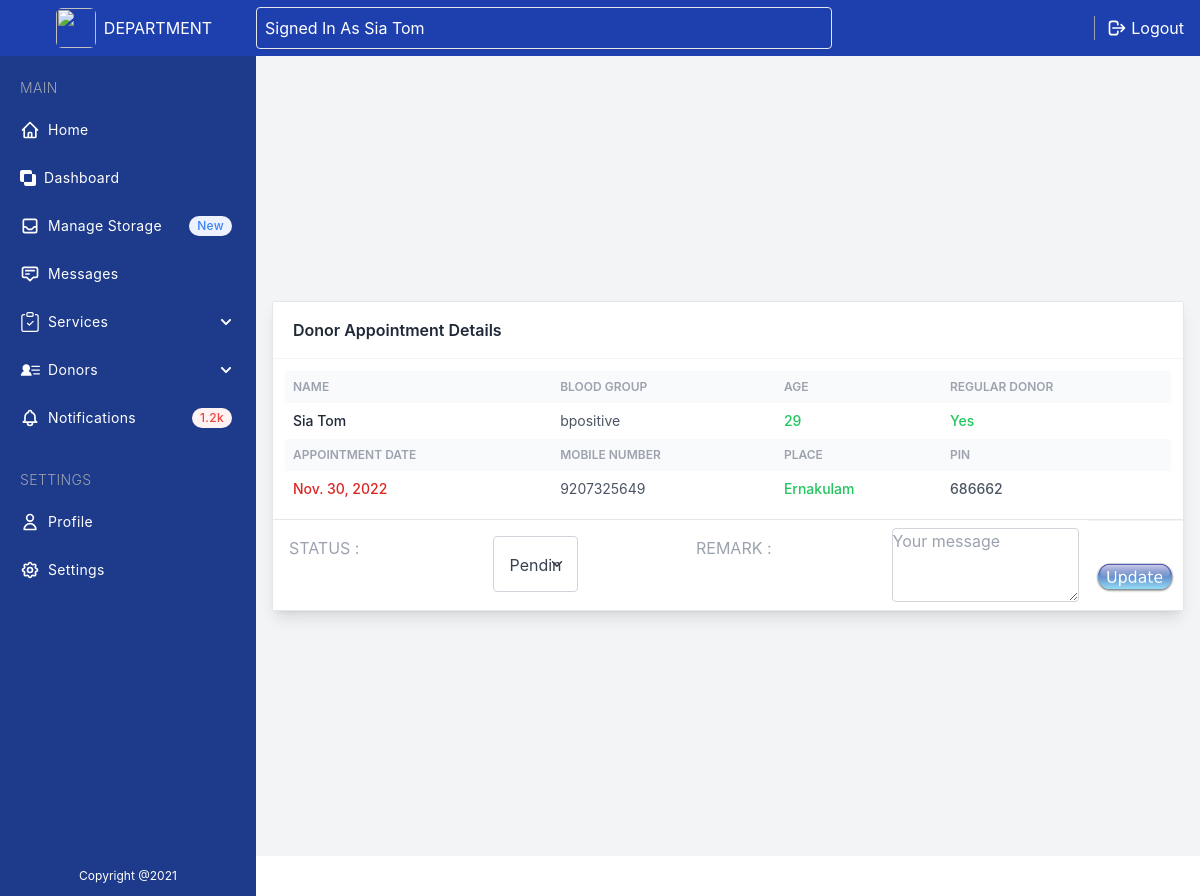
/view_donor_details/2 (signed in), run on an earlier commit of the app's database.
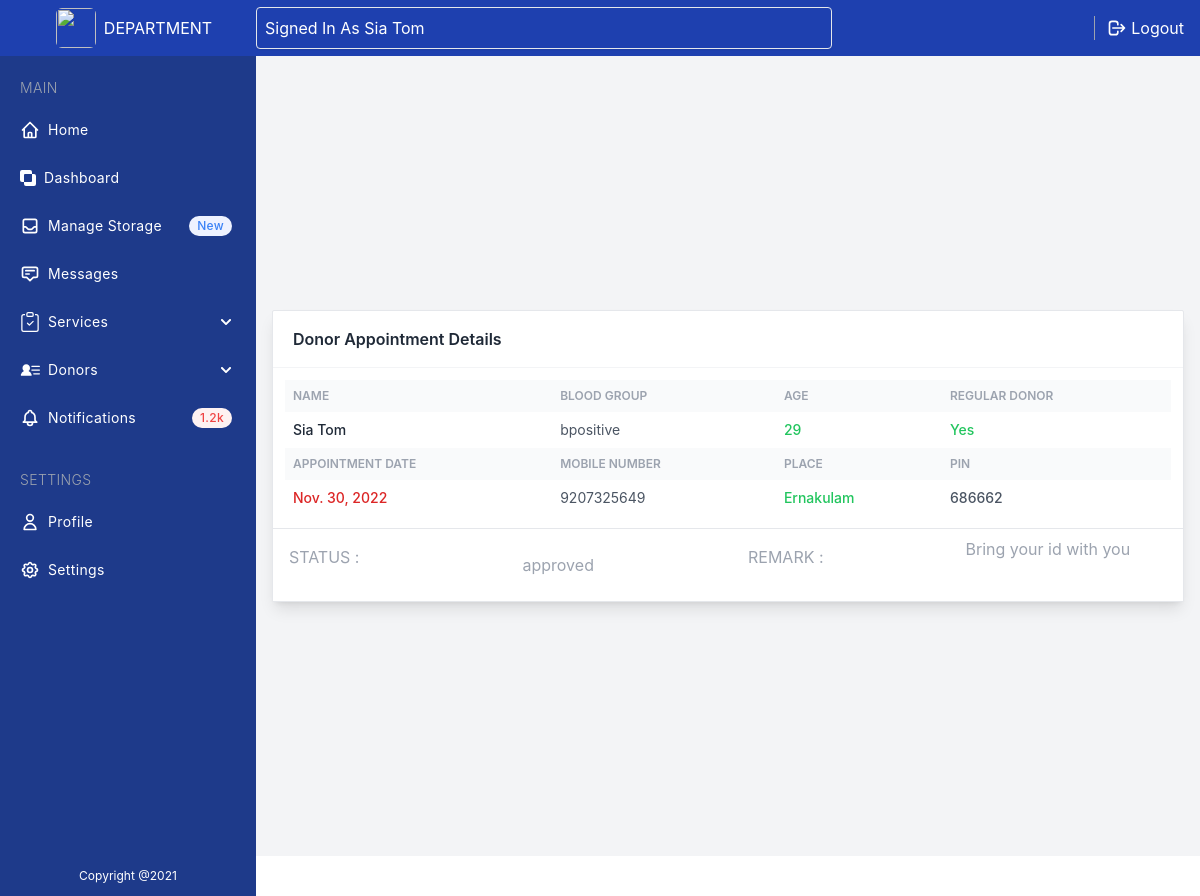
And on a later commit of the database.
### user/models.py (models this page shows, shortened)
class DonorAppointment (models.Model):
    user = models.ForeignKey(Donor, on_delete=models.CASCADE)
    fname = models.CharField(max_length=50)
    lname = models.CharField(max_length=50)
    age = models.CharField(max_length=2)
    place = models.CharField(max_length=50)
    pin = models.CharField(max_length=6)
    mob = models.CharField(max_length=15, null=True)
    bloodgroup = models.CharField(max_length=10)
    appointmentdate = models.DateField( max_length=10)
    regulardonor = models.CharField(max_length=6)
    status = models.CharField(max_length=40, null=True)
    departmentremark = models.CharField(max_length=300, null=True)
    date = models.DateTimeField(auto_now_add=True)
    updationdate = models.DateField(null=True)

### department/views.py (the view, shortened to what this page needs)
# urls.py: path('view_donor_details/<int:pid>', views.donor_details, name='donor_details'),
def donor_details(request,pid):
    if not request.user.is_authenticated:
        return redirect('dep_login')
    donor = DonorAppointment.objects.get(id=pid)
    return render(request, 'dep_view_donor_details.html', locals())

### templates/dep_view_donor_details.html (shortened to what the changed rows need)
{% extends 'dep_base.html' %}
{% block content %}
{% load static %}
<div class="flex flex-col justify-center antialiased bg-gray-100 text-gray-600 h-screen ml-14 mt-14 mb-10 md:ml-64 px-4 ">
    <div class="w-full max-w-screen mx-auto bg-white shadow-lg rounded-sm border border-gray-200">
        <div class="overflow-x-auto p-3">
            <table class="table-auto w-full">
                <thead class="text-xs font-semibold uppercase text-gray-400 bg-gray-50">
                    <tr>
                        <th class="p-2">
                            <div class="font-semibold text-left">Name</div>
                        </th>
                        <th class="p-2">
                            <div class="font-semibold text-left">Blood Group</div>
                        </th>
                        <th class="p-2">
                            <div class="font-semibold text-left">Age</div>
                        </th>
                        <th class="p-2">
                            <div class="font-semibold text-left">Regular Donor</div>
                        </th>
                    </tr>
                </thead>
                <tbody class="text-sm divide-y divide-gray-100">
                    <tr>
                        <td class="p-2">
                            <div class="font-medium text-gray-800">
                               {{donor.fname}} {{donor.lname}}
                            </div>
                        </td>
                        <td class="p-2">
                            <div class="text-left">
                                {{donor.bloodgroup}}
                            </div>
                        </td>
                        <td class="p-2">
                            <div class="text-left font-medium text-green-500">
                                {{donor.age}}
                            </div>
                        </td>
                        <td class="p-2">
                            <div class="text-left font-medium text-green-500">
                                {{donor.regulardonor}}
                            </div>
                        </td>
                    </tr>
                </tbody>
                <thead class="text-xs font-semibold uppercase text-gray-400 bg-gray-50">
                    <tr>
                        <th class="p-2">
                            <div class="font-semibold text-left">Appointment Date</div>
                        </th>
                        <th class="p-2">
                            <div class="font-semibold text-left">Mobile Number</div>
                        </th>
                        <th class="p-2">
                            <div class="font-semibold text-left">Place</div>
                        </th>
                        <th class="p-2">
                            <div class="font-semibold text-left">Pin</div>
                        </th>
                    </tr>
                </thead>
                <tbody class="text-sm divide-y divide-gray-100">
                    <tr>
                        <td class="p-2">
                            <div class="font-medium text-red-600">
                                {{donor.appointmentdate}}
                            </div>
                        </td>
                        <td class="p-2">
                            <div class="text-left">
                                {{donor.mob}}
                            </div>
                        </td>
                        <td class="p-2">
                            <div class="text-left font-medium text-green-500">
                                {{donor.place}}
                            </div>
                        </td>
                        <td class="p-2">
                            <div class="text-left font-medium">
                                {{donor.pin}}
                            </div>
                        </td>
                    </tr>
                </tbody>
            </table>
        </div>
        {% if donor.status == "pending" %}
        <div class="flex flex-col md:justify-between md:flex-row space-x-2 border-t bg-white">
        <form method="post" class="flex flex-col md:flex-row text-gray-400 w-full justify-between">
                <div class="flex text-gray-400 w-full md:w-1/2 justify-between">
                    <p class="uppercase p-4">Status :</p>
                    <div class="w-1/2 p-4">
                        <select class="form-select appearance-none
                                block
                                w-full
                                sm:w-1/2
                                h-14
                                p-4
                                text-base
                                font-normal
                                text-gray-700
                                bg-white bg-clip-padding bg-no-repeat
                                border border-solid border-gray-300
                                rounded
                                transition
                                ease-in-out
                                m-0
                                focus:text-gray-700 focus:bg-white focus:border-blue-600 focus:outline-none" aria-label="Default select example" name="appointmentstatus">
                                <option selected>Pending</option>
                        </select>
                    </div>
                </div>
                <div class="flex text-gray-400 w-full md:w-1/2 justify-between">
                    <p class="uppercase p-4">Remark :</p>
                    <div class="w-1/2 p-2">
                        <textarea class="form-control block w-full text-base font-normal text-gray-700 bg-white bg-clip-padding border border-solid border-gray-300 rounded transition ease-in-out m-0 focus:text-gray-700 focus:bg-white focus:border-blue-600 focus:outline-none" name="departmentremark" id="exampleFormControlTextarea1" rows="3" placeholder="Your message"></textarea>
                    </div>
                </div>
            <div class="flex items-center justify-center font-bold text-sm border-t border-gray-100">
                <button type="submit" class=" rounded-lg w-24 h-6 hover:shadow-xl p-2"><img src="{% static 'img/update-button.png' %}" alt="submit button"></button>
            </div>
        </form>
        </div>
        {% else %}
        <div class="flex flex-col md:justify-between md:flex-row space-x-2 border-t bg-white">
                <div class="flex text-gray-400 w-full md:w-1/2 justify-between">
                    <p class="uppercase p-4">Status :</p>
                    <div class="w-1/2 p-6">
                        <p>{{ donor.status }}</p>
                    </div>
                </div>
                <div class="flex text-gray-400 w-full md:w-1/2 justify-between">
                    <p class="uppercase p-4">Remark :</p>
                    <div class="w-1/2 p-2">
                        <p>{{ donor.departmentremark }}
                        </p>
                    </div>
                </div>
        </div>
        {% endif %}
    </div>
</div>
{% endblock %}

What changed in the data, as far as the page shows it:
changed DonorAppointment "Sia": status (not shown) → "approved"; departmentremark (not shown) → "Bring your id with you"
Also different on the page:
form field appointmentstatus: "Pending" → (not shown)
